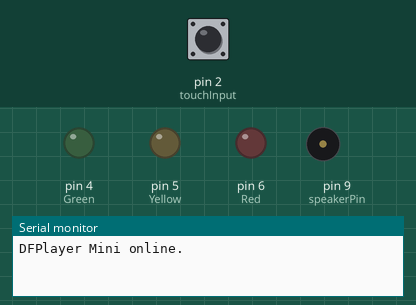
Recording of a sketch running on a simulated Arduino Uno, built with avr-gcc and run on an emulated ATmega328P. Parts: output pins drawn as LEDs (lit = HIGH), buzzer (waves = sounding, pin HIGH), the last lines printed to the serial monitor. Inputs (shaded band) come from the test bench; at power-on: pin 2 (touchInput) LOW. The audio player accepts every command and is not drawn. At 2.2 s the program stops and its outputs stay as they are.

Above: at 1.7 s.
1.8 s: pin 2 (touchInput) pulled HIGH for 0.15 s
At 3.0 s:
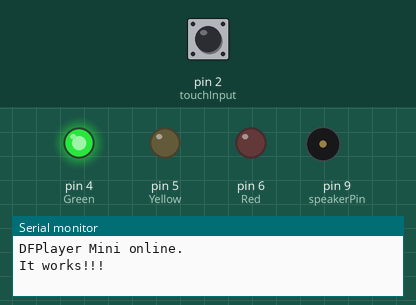
Timing chart, 0 to 3.7 s (numbered marks = the images above; inputs shaded):
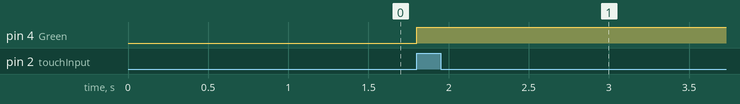

The sketch:

DFPlayer.ino
```cpp
#include <SoftwareSerial.h>
#include <DFRobotDFPlayerMini.h>

#define RX 11 // RX of DFPlayer Mini connected to pin 11
#define TX 10 // TX of DFPlayer Mini connected to pin 10

int Red = 6;
int Yellow = 5;
int Green = 4;
int touchInput = 2;
int inputState;
int lastInputState = 1;
int tapCount = 0;
unsigned long lastTapTime = 0;
int dt = 500;
int speakerPin = 9; // Change this to the PWM pin connected to the speaker

SoftwareSerial mySerial(RX, TX); // Create a Software object

DFRobotDFPlayerMini myDFPlayer;

bool isPlaying = false;

void setup() {
  // put your setup code here, to run once:
  Serial.begin(9600);
  mySerial.begin(9600);
  pinMode(Green, OUTPUT);
  pinMode(Yellow, OUTPUT);
  pinMode(Red, OUTPUT);
  pinMode(touchInput, INPUT);
  pinMode(speakerPin, OUTPUT);

  // Initialize LEDs to a known state
  digitalWrite(Green, LOW);
  digitalWrite(Yellow, LOW);
  digitalWrite(Red, LOW);

  if (!myDFPlayer.begin(mySerial)) {
    Serial.println("Unable to begin:");
    Serial.println("1. Please recheck the connection!");
    Serial.println("2. Please insert the SD card!");
    while (true); // If DFPlayer Mini failed to initialize, stop the program
  }

  Serial.println("DFPlayer Mini online.");
}

void loop() {
  // put your main code here, to run repeatedly:
  inputState = digitalRead(touchInput);

  if (inputState == HIGH) {
    Serial.println("It works!!!");
  }

  if (lastInputState == LOW && inputState == HIGH) {
    unsigned long currentMillis = millis();
    if (currentMillis - lastTapTime > 1000) {
      tapCount = 0;
    }
    lastTapTime = currentMillis;

    tapCount++;
    if (tapCount == 1) {
      digitalWrite(Green, HIGH);
      digitalWrite(Yellow, LOW);
      digitalWrite(Red, LOW);
      playSound(1);
    } else if (tapCount == 2) {
      digitalWrite(Green, LOW);
      digitalWrite(Yellow, HIGH);
      digitalWrite(Red, LOW);
      playSound(1);
    } else if (tapCount == 3) {
      digitalWrite(Green, LOW);
      digitalWrite(Yellow, LOW);
      digitalWrite(Red, HIGH);
      playSound(1);
    } else if (tapCount == 4) {
      digitalWrite(Green, LOW);
      digitalWrite(Yellow, LOW);
      digitalWrite(Red, LOW);
    }
  }
  lastInputState = inputState;
}

void playSound(uint8_t track) {
  if (!isPlaying) {
    isPlaying = true;
    myDFPlayer.play(track);
    while (myDFPlayer.readType() != DFPlayerPlayFinished) {
      delay(100);
    }
    isPlaying = false;
  }
}
```

Measured:
- after the input at 1.8 s, pin 4 (Green): LOW → HIGH at once
